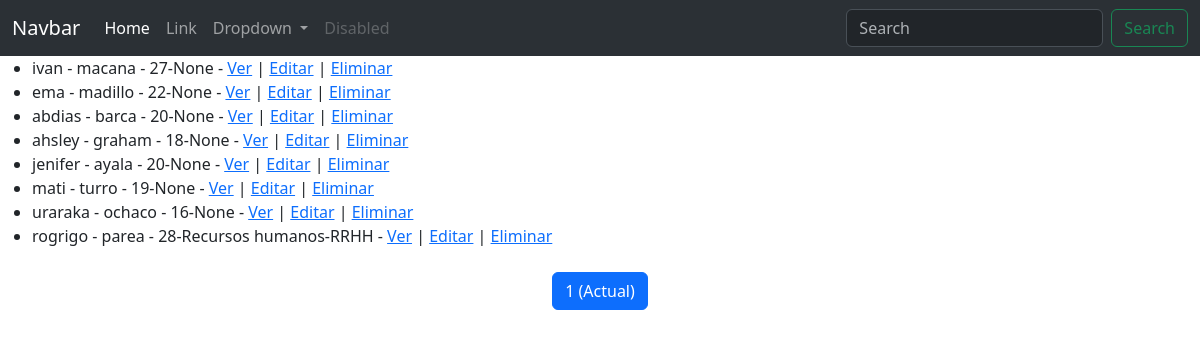
Page /persona/lista/ on the earlier database version.
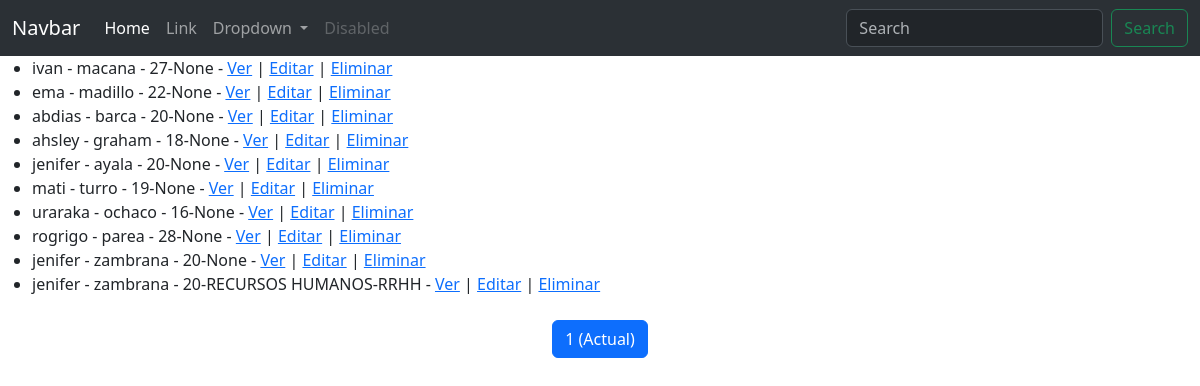
Same page on the later database version.
### persona/models.py (models this page shows, shortened)
class Persona(models.Model):
    nombre = models.CharField(verbose_name='Nombre completo', max_length=50)
    apellido = models.CharField(verbose_name='Apellido', max_length=50)
    edad = models.IntegerField(verbose_name='Edad')
    oficina = models.ForeignKey(
        Oficina,
        verbose_name='Oficina',
         on_delete=models.SET_NULL
         , null=True, blank=True)
    class Meta:
        verbose_name = 'PERSONA'
        verbose_name_plural = 'personas'

### oficina/models.py (models this page shows)
class Oficina(models.Model):
    nombre = models.CharField(verbose_name='Nombre de la oficina',max_length=100,unique=True)
    nombre_corto = models.SlugField(verbose_name='id corto',max_length=10, unique=True, help_text='Identificador unico de la oficina')
    validators = [validate_nombre_corto]
    class Meta:
        verbose_name = 'oficina'
        verbose_name_plural = 'oficinas'
    def __str__(self):
        return f'{self.nombre}-{self.nombre_corto}'

### persona/views.py (the view)
class PersonaListView(ListView):
    model = Persona
    template_name = "persona/lista.html"
    context_object_name = "personas"
    paginate_by = 10

### Templates/persona/lista.html
{% extends 'base.html' %}
{% block content %}
    {% if  personas %}
        <ul>
            {% for persona in personas %}
            <li>{{ persona.nombre }} - {{ persona.apellido }} - {{ persona.edad }}-{{ persona.oficina}}
                 - <a href="{% url 'persona:detalle' persona.pk %}">Ver</a>
                    | <a href="{% url 'persona:editar' persona.pk %}">Editar</a>
                    | <a href="{% url 'persona:borrar' persona.pk %}">Eliminar</a>
            </li>
            {% endfor %}
        </ul>
        {% include 'paginator.html' %}
    {% else %}
        <p>No hay personas registradas</p>
    {% endif %}
{% endblock content %}

### Templates/base.html (shortened to what this page needs)
<!DOCTYPE html>
<html lang="en">
<head>
    <link rel="stylesheet" href="https://cdn.jsdelivr.net/npm/bootstrap@5.3.3/dist/css/bootstrap.min.css">
</head>
<body>
    {% include 'navbar.html' %}
    {% block content %}
    {% endblock content %}
</body>
</html>

### Templates/navbar.html (shortened to what this page needs)
<nav class="navbar navbar-expand-lg bg-body-tertiary" data-bs-theme="dark">
  <div class="container-fluid">
    <a class="navbar-brand" href="#">Navbar</a>
    <div class="collapse navbar-collapse" id="navbarSupportedContent">
      <ul class="navbar-nav me-auto mb-2 mb-lg-0">
        <li class="nav-item">
          <a class="nav-link active" aria-current="page" href="#">Home</a>
        </li>
        <li class="nav-item">
          <a class="nav-link" href="#">Link</a>
        </li>
        <li class="nav-item dropdown">
          <a class="nav-link dropdown-toggle" href="#" role="button" data-bs-toggle="dropdown" aria-expanded="false">
            Dropdown
          </a>
        </li>
        <li class="nav-item">
          <a class="nav-link disabled" aria-disabled="true">Disabled</a>
        </li>
      </ul>
      <form class="d-flex" role="search" action="{% url 'persona:buscar' %}" method="get">
        <input class="form-control me-2" type="search" placeholder="Search"
        aria-label="Search" name='q'/>
        <button class="btn btn-outline-success" type="submit">Search</button>
      </form>
    </div>
  </div>
</nav>

### Templates/paginator.html (shortened to what this page needs)
<nav>
    <ul class="pagination justify-content-center mt-4">
        {% for num in page_obj.paginator.page_range %}
            {% if num >= page_obj.number|add:"-3" and num <= page_obj.number|add:"3" %}
                {% if num == page_obj.number %}
                    <li class="page-item active">
                        <span class="page-link">{{ num }} (Actual)</span>
                    </li>
                {% else %}
                    <li class="page-item">
                        <a class="page-link" href="?page={{ num }}">{{ num }}</a>
                    </li>
                {% endif %}
            {% endif %}
        {% endfor %}
    </ul>
</nav>

Differences in the rows shown:
changed Persona "rogrigo": oficina "Recursos humanos-RRHH" → "None"
added Persona: nombre "jenifer", apellido "zambrana", edad "20", oficina "None"
added Persona: nombre "jenifer", apellido "zambrana", edad "20", oficina "RECURSOS HUMANOS-RRHH"
